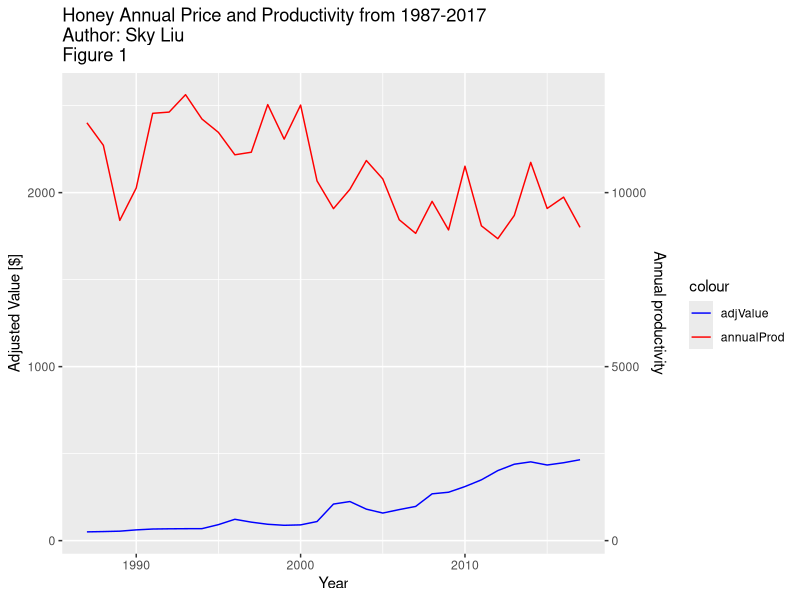
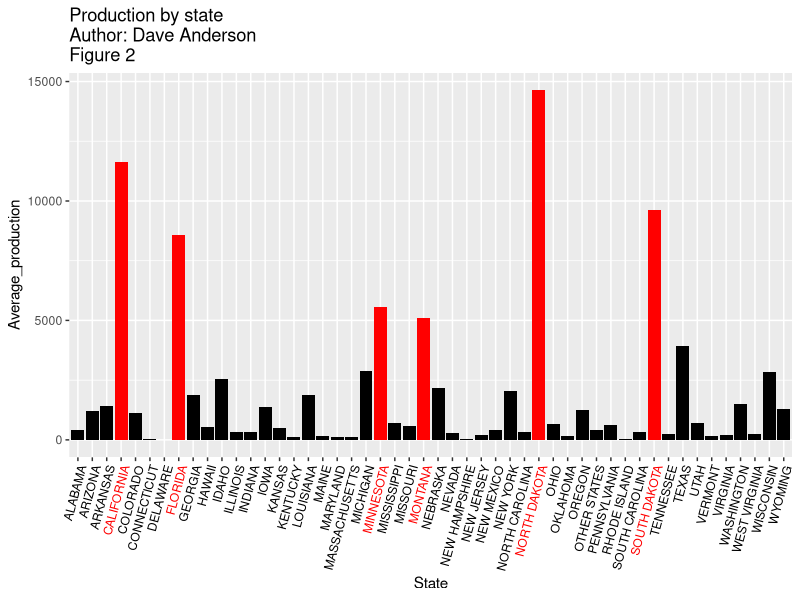
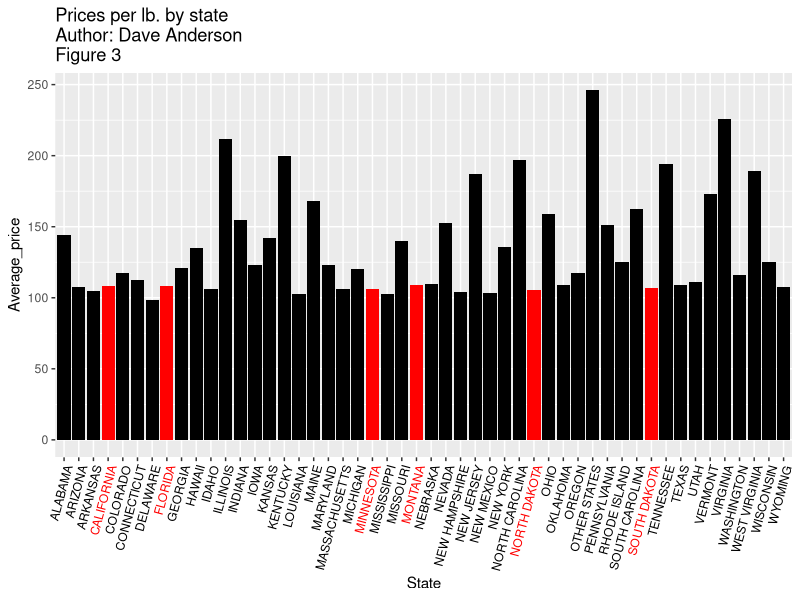
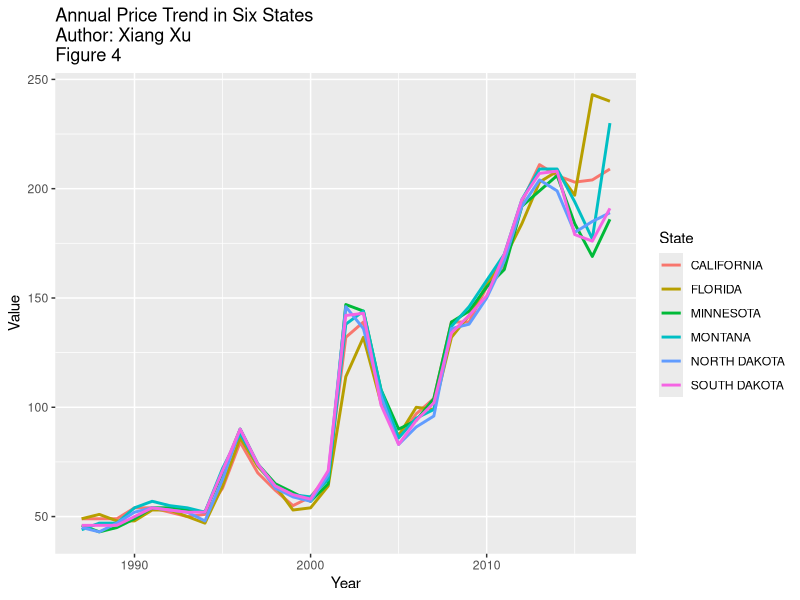
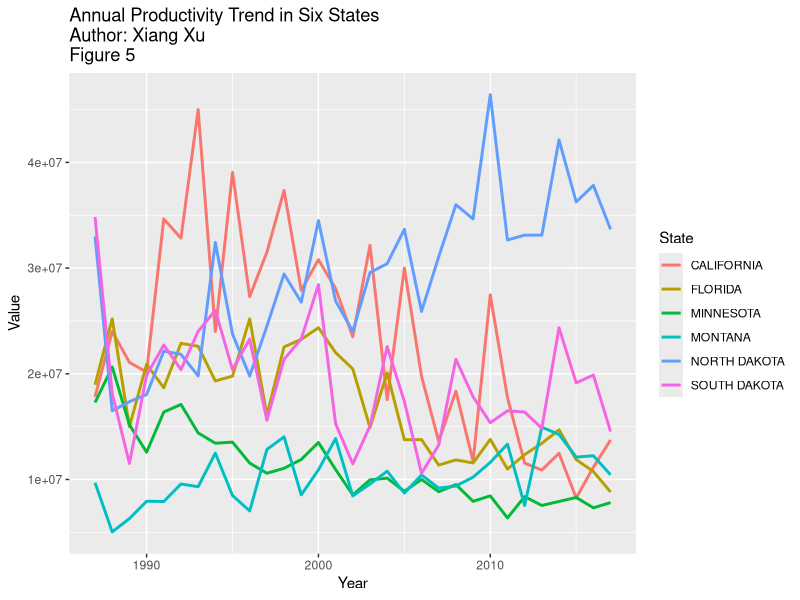
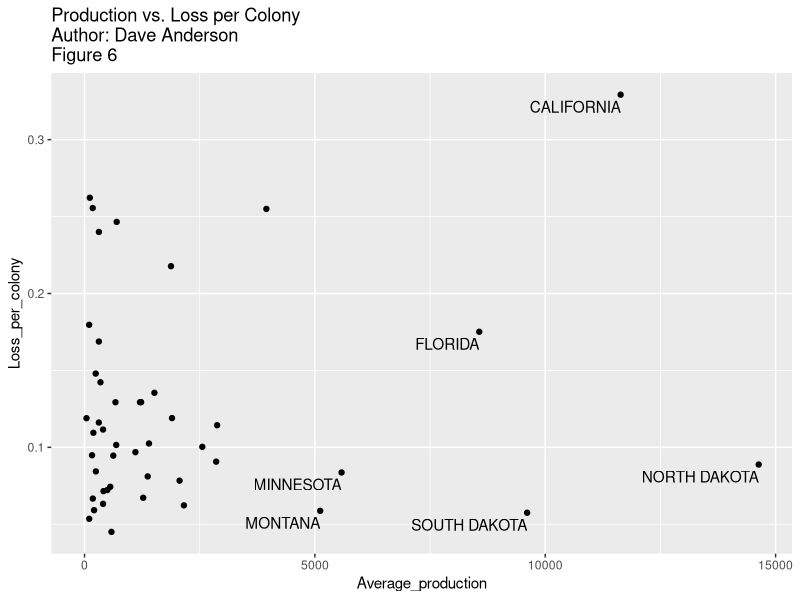
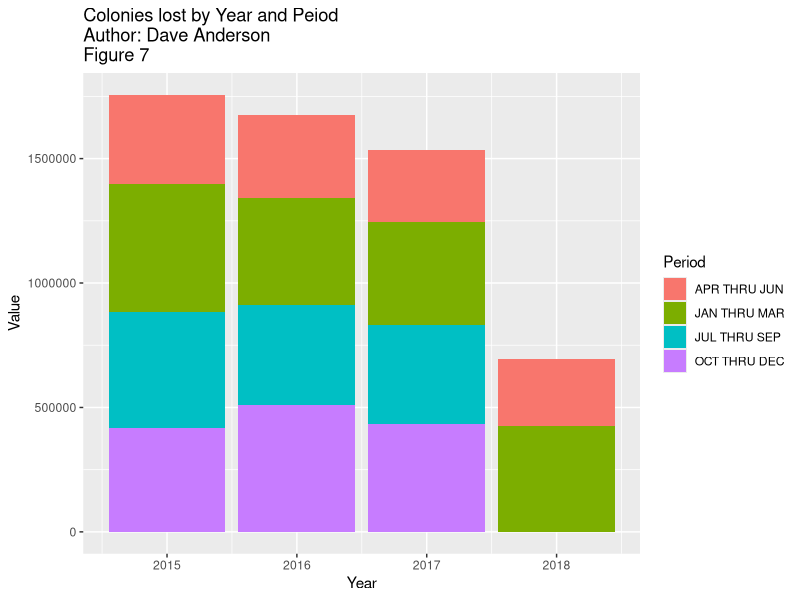
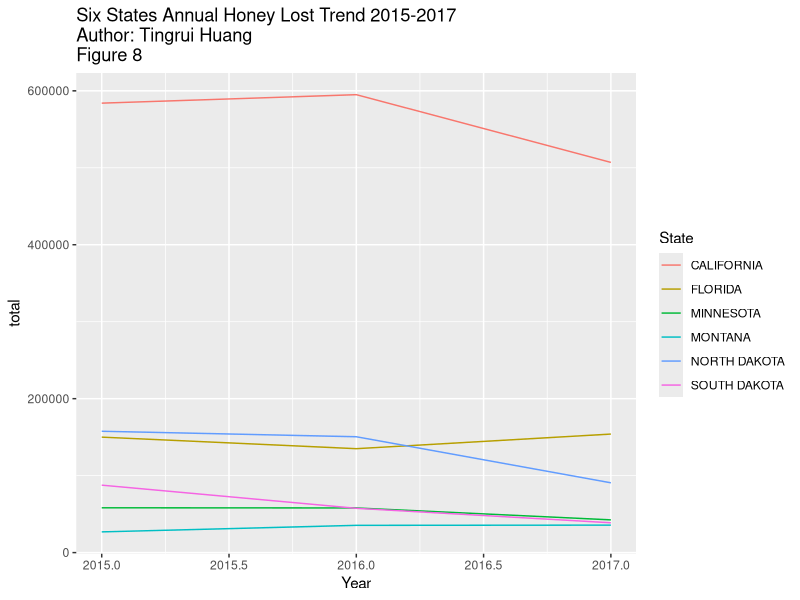

Reproduce these figures in R, in order.
## ---- chunk 1
knitr::opts_chunk$set(echo = TRUE)
library(tidyverse)
library(dplyr)
## ---- chunk 2
#Loading data files
Honey <- read_csv("Honey.csv", col_types = cols(
  Year = col_integer(),`State ANSI` = col_integer(),
  watershed_code = col_integer(),Value = col_number()))
Deadout <- read_csv("Deadout.csv",col_types = cols(
  Year = col_integer(),`State ANSI` = col_integer(),
  watershed_code = col_integer(),Value = col_number()))
Price_per_lb <- read_csv("Price per lb.csv",col_types = cols(
  Year = col_integer(),`State ANSI` = col_integer(),
  watershed_code = col_integer(),Value = col_double()))
Production_per_Colony <- read_csv("Production per Colony.csv",col_types = cols(
  Year = col_integer(),`State ANSI` = col_integer(),
  watershed_code = col_integer(),Value = col_double()))
Honey_value_annual <- read_csv('Honey_value.csv', col_types = cols(
  Year = col_integer(),Value = col_double()))
CPI <- read_csv( '1987_2017CPI.csv', col_types = cols(
  Year = col_integer(),CPI = col_double()))
honey_loss_dt <- read_csv('Honey_Loss_6_States.csv', col_types = cols(
  Year = col_integer(),Value = col_number()))
## ---- chunk 3
#sort each data set to variables we want. 
Honey <- dplyr::select(Honey,Year,State,Value)
Deadout <- dplyr::select(Deadout,Year,Period,State,Value) 
Price_per_lb <- dplyr::select(Price_per_lb,Year,State,Value)
Production_per_Colony <- dplyr::select(Production_per_Colony,Year,State,Value)
Honey_value_annual <- dplyr::select(Honey_value_annual,Year,Value)

#Filter out totals, group each variable by state, average values from each year
Production <- filter(Honey, State != "US TOTAL") %>% 
  group_by(State) %>% summarise(Average_production = mean(Value)/2000)
Loss <- filter(Deadout, State != "US TOTAL") %>% 
  group_by(State) %>% summarise(Average_loss = mean(Value))
Price <- filter(Price_per_lb, State != "US TOTAL") %>% 
  group_by(State) %>% summarise(Average_price = mean(Value))
Colony_production <- filter(Production_per_Colony, State != "US TOTAL") %>% 
  group_by(State) %>% summarise(Average_per_colony = mean(Value))

#Combine into one set. Add new variables to show number of colonies and loss/colony
Honey_by_State <- full_join(Production, Loss, by = "State")
Honey_by_State <- full_join(Honey_by_State, Price, by = "State")
Honey_by_State <- full_join(Honey_by_State, Colony_production, by = "State") %>% 
  mutate(Colonies = Average_production*2000/Average_per_colony) %>% 
  mutate(Loss_per_colony = Average_loss/Colonies) 

# pick 6 top states with highest production and complete data
Honey_State <- Honey %>%  group_by(State) 
unique(Honey$State)
Honey_sixstate <- Honey_State %>%
  filter(State %in%
  c("CALIFORNIA", "FLORIDA" ,"SOUTH DAKOTA", "NORTH DAKOTA","MONTANA", "MINNESOTA")) %>%
  arrange(State, Year)

# pick the 6 top states mentioned above to analyze the price trend
Price_state <- Price_per_lb %>%  group_by(State) 
unique(Price_state$State)
Price_sixstate <- Price_state %>%
  filter(State %in% 
  c("CALIFORNIA", "FLORIDA" ,"SOUTH DAKOTA", "NORTH DAKOTA","MONTANA", "MINNESOTA")) %>%
  arrange(State, Year)

#Honey lost in 6 states
#Sum by year 
#(Since we only have the data in 1st & 2nd quarter 2018, we will exclude 2018 data)
honey_loss_dt$Value <- as.numeric(gsub(",","",honey_loss_dt$Value))
honey_2017 <- honey_loss_dt %>% select(Year,State,Value) %>% filter(Year==2017) %>% 
  group_by(Year,State) %>% summarise(total=sum(Value))
honey_2016 <- honey_loss_dt %>% select(Year,State,Value) %>% filter(Year==2016) %>% 
  group_by(Year,State) %>% summarise(total=sum(Value))
honey_2015 <- honey_loss_dt %>% select(Year,State,Value) %>% filter(Year==2015) %>% 
  group_by(Year,State) %>% summarise(total=sum(Value))
# Total loss from 2015-2017
honey_total <- rbind(honey_2017,honey_2016,honey_2015)

#Adjust the annual honey value (price received) by 1987 inflation rate.
baseCPI <- rep(113.6, 21)
adjusted_Price <- as.data.frame(Honey_value_annual$Value * (CPI$CPI / baseCPI))
Honey_value_annual <- cbind(Honey_value_annual,adjusted_Price)
names(Honey_value_annual) <- c('Year','Value','adjValue')
#Add annual productivity
Annual_production <- filter(Honey, State != "US TOTAL") %>% group_by(Year)  %>% 
  summarise(Average_production = mean(Value)/2000)  
Annual_production <- arrange(Annual_production, desc(Year))
Honey_value_annual <- cbind(Honey_value_annual,Annual_production$Average_production)
names(Honey_value_annual) <- c('Year','Value','adjValue','annualProd')

## ---- chunk 4
#Honey annual price and productivity from 1987-2017
ggplot(data = Honey_value_annual, aes(x = Year)) + 
  geom_line(aes(y = adjValue, colour = "adjValue")) +
  geom_line(aes(y = annualProd, colour = "annualProd")) +
  ggtitle(
    "Honey Annual Price and Productivity from 1987-2017 \nAuthor: Sky Liu \nFigure 1") +
  scale_y_continuous(sec.axis = sec_axis(~.*5, name = "Annual productivity")) +
  scale_colour_manual(values = c("blue", "red")) +
  labs(y = "Adjusted Value [$]",x = "Year")

## ---- chunk 5

#Total Production by state, largest six states indicated in red. 
ggplot(data = Honey_by_State, mapping = aes(State, 
  Average_production, fill=ifelse(Average_production > 5000,"A", "B")))+
  geom_col() + scale_fill_manual(
  guide=FALSE, values=c("red", "black")) +
  theme(axis.text.x = element_text(
    color = ifelse(Honey_by_State$Average_production > 5000, "red", "black"), 
    angle = 75, hjust = 1)) +
  ggtitle("Production by state \nAuthor: Dave Anderson \nFigure 2")

## ---- chunk 6
#Display of prices per lb. by state. 
#Top six producing states still in red to show their low prices. 
ggplot(data = Honey_by_State, mapping = aes(
  State ,Average_price, fill = ifelse(Average_production > 5000, "A", "B"))) +
  geom_col() +
  scale_fill_manual(guide=FALSE, values=c("red", "black")) +
  theme(axis.text.x = element_text(
    color = ifelse(Honey_by_State$Average_production > 5000, "red", "black"), 
    angle = 75, hjust = 1)) +
  ggtitle("Prices per lb. by state \nAuthor: Dave Anderson \nFigure 3")
## ---- chunk 7
#trend of annual price of 6 top productivity states 
ggplot(Price_sixstate, aes(x=Year, y=Value ,color = State)) +
  geom_line(size = 1) +
  ggtitle("Annual Price Trend in Six States \nAuthor: Xiang Xu \nFigure 4")
## ---- chunk 8
#trend of annual productivity of 6 top productivity states 
ggplot(Honey_sixstate, aes(x=Year, y=Value ,color = State)) +
  geom_line(size = 1) +
  ggtitle("Annual Productivity Trend in Six States \nAuthor: Xiang Xu \nFigure 5")
## ---- chunk 9
#Display of production vs. loss per colony with top states labeled. 
ggplot(data = Honey_by_State, mapping =aes(
  Average_production,Loss_per_colony, label = State)) +
  geom_point() + 
  geom_text(aes(label = ifelse(Average_production > 5000,as.character(State),'')),
  vjust = 1.5,hjust = 1) +
  ggtitle(
    "Production vs. Loss per Colony\nAuthor: Dave Anderson\nFigure 6")

## ---- chunk 10
#Display of colonies lost by year and peiod. 
loss_by_year <- Deadout %>% filter(State == "US TOTAL") %>% group_by(Year)
ggplot(data = loss_by_year) +
  geom_col(mapping = aes(x = Year, y = Value, fill = Period)) +
  ggtitle("Colonies lost by Year and Peiod\nAuthor: Dave Anderson \nFigure 7")
## ---- chunk 11
options(scipen = 999)
# annual honey lost trend of 6 top productivity states from 2015-2017
ggplot(honey_total, aes(x=Year, y=total, color=State))+geom_line() +
  ggtitle("Six States Annual Honey Lost Trend 2015-2017\nAuthor: Tingrui Huang \nFigure 8")
